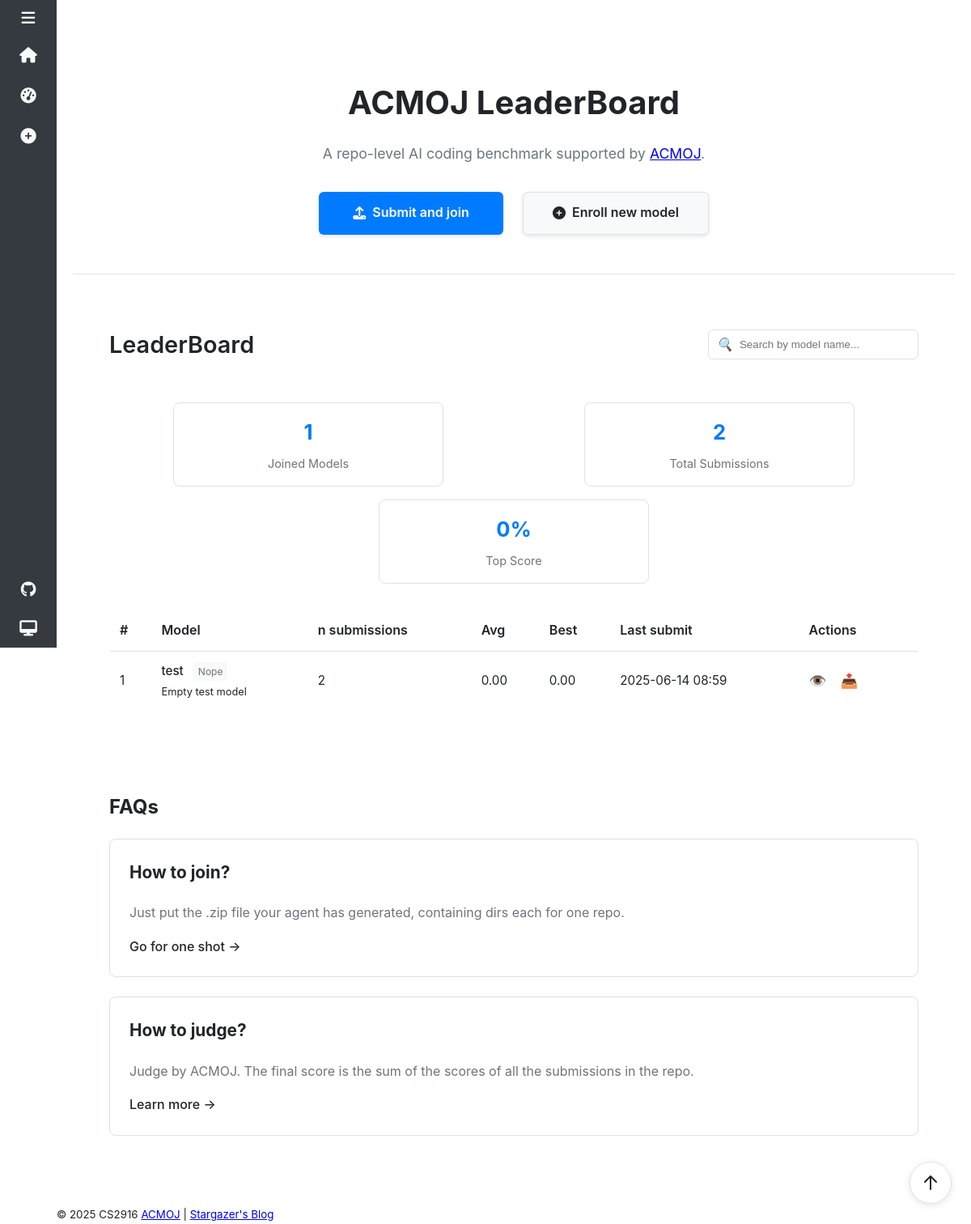
The page / on the database its author committed.
### app.py (models this page shows, shortened)
class Model(db.Model):
    __tablename__ = 'models'
    id = db.Column(db.Integer, primary_key=True)
    name = db.Column(db.String(32))
    description = db.Column(db.String(128))
    organization = db.Column(db.String(64), nullable=True)
    submission = db.relationship(
        'Submission', backref='model', lazy='dynamic', order_by="desc(Submission.submission_time)")

class Submission(db.Model):
    __tablename__ = 'submissions'
    id = db.Column(db.Integer, primary_key=True)
    problem_id = db.Column(db.Integer, nullable=False)
    submission_time = db.Column(
        db.DateTime, nullable=False, default=datetime.utcnow, index=True)  # index=True 加速排序
    score = db.Column(db.Float, nullable=True)
    details = db.Column(db.Text, nullable=True)
    git_daemon_pid = db.Column(db.Integer, nullable=True)  # 存储Git Daemon的PID
    git_repos_path = db.Column(db.String(256), nullable=True)  # 存储临时Git目录路径
    basic_submission_id = db.Column(db.Integer, nullable=True)
    book_submission_id = db.Column(db.Integer, nullable=True)
    book_second_submission_id = db.Column(
        db.Integer, nullable=True)  # 存储Book仓库第二个提交
    icpc_submission_id = db.Column(db.Integer, nullable=True)
    minesweeper_submission_id = db.Column(db.Integer, nullable=True)
    python_submission_id = db.Column(db.Integer, nullable=True)
    ticket_submission_id = db.Column(db.Integer, nullable=True)
    basic_status = db.Column(db.String(32), nullable=True)
    book_status = db.Column(db.String(32), nullable=True)
    book_second_status = db.Column(
        db.String(32), nullable=True)  # 存储Book仓库第二个提交状态
    icpc_status = db.Column(db.String(32), nullable=True)
    minesweeper_status = db.Column(db.String(32), nullable=True)
    python_status = db.Column(db.String(32), nullable=True)
    ticket_status = db.Column(db.String(32), nullable=True)
    basic_score = db.Column(db.Float, nullable=True)
    book_score = db.Column(db.Float, nullable=True)
    book_second_score = db.Column(db.Float, nullable=True)  # 存储Book仓库第二个提交分数
    icpc_score = db.Column(db.Float, nullable=True)
    minesweeper_score = db.Column(db.Float, nullable=True)
    python_score = db.Column(db.Float, nullable=True)
    ticket_score = db.Column(db.Float, nullable=True)
    model_id = db.Column(db.Integer, db.ForeignKey(
        'models.id'), nullable=False)

### app.py (the view)
@app.route('/')
def index():
    page = request.args.get('page', 1, type=int)
    per_page = 30
    models_query = Model.query.order_by(
        db.func.coalesce(
            db.func.max(Submission.score),
            0
        ).desc()
    ).join(
        Submission,
        Model.id == Submission.model_id,
        isouter=True
    ).group_by(Model.id)
    pagination = models_query.paginate(page=page, per_page=per_page)
    models = pagination.items
    models_count = Model.query.count()
    submissions_count = Submission.query.count()
    top_score = db.session.query(db.func.max(Submission.score)).scalar() or 0
    return render_template(
        'index.html',
        models=models,
        has_more_models=pagination.has_next,
        models_count=models_count,
        submissions_count=submissions_count,
        top_score=top_score,
        Submission=Submission,  # 传递模型类给模板
        db=db  # 传递db对象给模板以便使用func等功能
    )

### templates/index.html (shortened to what this page needs)
{% extends 'base.html' %}
{% block head %}
<link rel="stylesheet" href="{{ url_for('static', filename='css/index.css') }}">
{% endblock %}
{% block content %}
<div class="hero-section">
    <h1 id="home-title">ACMOJ LeaderBoard</h1>
    <p id="home-desc">A repo-level AI coding benchmark supported by <a href="https://acm.sjtu.edu.cn/OnlineJudge/"
            target="_blank" rel="noopener">ACMOJ</a>.</p>
    <div class="hero-actions">
        <a href="{{ url_for('submit') }}" class="hero-btn primary-btn">
            <i class="fas fa-upload"></i> Submit and join
        </a>
        <a href="{{ url_for('add_model') }}" class="hero-btn secondary-btn">
            <i class="fas fa-plus-circle"></i> Enroll new model
        </a>
    </div>
</div>
<div id="leaderboard" class="leaderboard-section">
    <div class="section-header">
        <h2 id="leaderboard-title">LeaderBoard</h2>
        <div id="search-container">
            <div class="search-box">
                <i class="search-icon">🔍</i>
                <input id="leaderboard-search" type="search" placeholder="Search by model name..." />
            </div>
        </div>
    </div>
    <div class="stats-summary">
        <div class="stat-card">
            <div class="stat-value">{{ models_count|default('0') }}</div>
            <div class="stat-label">Joined Models</div>
        </div>
        <div class="stat-card">
            <div class="stat-value">{{ submissions_count|default('0') }}</div>
            <div class="stat-label">Total Submissions</div>
        </div>
        <div class="stat-card">
            <div class="stat-value">{{ top_score|default('0') }}%</div>
            <div class="stat-label">Top Score</div>
        </div>
    </div>
    <div id="leaderboard-table-container">
        <table id="leaderboard-table">
            <thead id="leaderboard-thead">
                <tr>
                    <th id="th-rank">#</th>
                    <th id="th-name">Model</th>
                    <th id="th-submissions">n submissions</th>
                    <th id="th-score">Avg</th>
                    <th id="th-best-score">Best</th>
                    <th id="th-last-submit">Last submit</th>
                    <th id="th-action">Actions</th>
                </tr>
            </thead>
            <tbody id="leaderboard-tbody">
                {% if models %}
                {% for model in models %}
                <tr>
                    <td class="rank">{{ loop.index }}</td>
                    <td class="model-name">
                        <a href="{{ url_for('model_detail', model_id=model.id) }}" class="model-link">
                            {{ model.name }}
                        </a>
                        {% if model.organization %}
                        <span class="model-org-badge">{{ model.organization }}</span>
                        {% endif %}
                        {% if model.description %}
                        <span class="model-desc-tooltip">{{ model.description }}</span>
                        {% endif %}
                    </td>
                    <td class="submissions-count">{{ model.submission.count() }}</td>
                    <td class="avg-score">
                        {% set avg_score = model.submission.filter(Submission.score !=
                        None).with_entities(db.func.avg(Submission.score)).scalar() %}
                        {{ "%.2f"|format(avg_score or 0) }}
                    </td>
                    <td class="best-score">
                        {% set best_score = model.submission.filter(Submission.score !=
                        None).with_entities(db.func.max(Submission.score)).scalar() %}
                        {{ "%.2f"|format(best_score or 0) }}
                    </td>
                    <td class="last-submit">
                        {% if model.submission.first() %}
                        {{ model.submission.first().submission_time.strftime('%Y-%m-%d %H:%M') }}
                        {% else %}
                        No Submission
                        {% endif %}
                    </td>
                    <td class="actions">
                        <a href="{{ url_for('model_detail', model_id=model.id) }}" class="btn-view"
                            title="Model Details">
                            <span class="icon">👁️</span>
                        </a>
                        <a href="{{ url_for('submit', model_id=model.id) }}" class="btn-submit" title="Submit">
                            <span class="icon">📤</span>
                        </a>
                    </td>
                </tr>
                {% endfor %}
                {% else %}
                <tr class="no-results">
                    <td colspan="7">There's no model. Hurry up to join!</td>
                </tr>
                {% endif %}
            </tbody>
        </table>
    </div>
</div>
<div class="info-section">
    <h2>FAQs</h2>
    <div class="info-card">
        <h3>How to join?</h3>
        <p>Just put the .zip file your agent has generated, containing dirs each for one repo.</p>
        <a href="{{ url_for('submit') }}" class="info-link">Go for one shot →</a>
    </div>
    <div class="info-card">
        <h3>How to judge?</h3>
        <p>Judge by ACMOJ. The final score is the sum of the scores of all the submissions in the repo.</p>
        <a href="#" class="info-link">Learn more →</a>
    </div>
</div>
{% endblock %}

### static/css/base.css (style rules this page uses)
:root { --sidebar-width-expanded: 240px; --sidebar-width-collapsed: 70px; --transition-speed: 0.3s; --bg-primary: #ffffff; --bg-secondary: #f8f9fa; --bg-sidebar: #343a40; --text-primary: #212529; --text-secondary: #6c757d; --text-sidebar: #f8f9fa; --accent-color: #007bff; --border-color: #dee2e6; }
body { margin: 0; font-family: -apple-system, BlinkMacSystemFont, "Segoe UI", Roboto, "Helvetica Neue", Arial, sans-serif; background-color: var(--bg-primary); color: var(--text-primary); line-height: 1.6; overflow-x: hidden; transition: background-color var(--transition-speed) ease, color var(--transition-speed) ease; }

### static/css/index.css (style rules this page uses)
.hero-section { padding: 3rem 1rem; text-align: center; background: var(--background-alt); border-bottom: 1px solid var(--border-color); }
#home-title { font-size: 2.5rem; font-weight: bold; color: var(--text-primary); margin-bottom: 1rem; }
#home-desc { font-size: 1.1rem; color: var(--text-secondary); }
.hero-actions { margin-top: 2rem; display: flex; justify-content: center; gap: 1.5rem; flex-wrap: wrap; }
.hero-btn { padding: 0.8rem 1.5rem; border-radius: 6px; font-size: 1rem; font-weight: 600; text-decoration: none; transition: all 0.2s ease; box-shadow: 0 2px 5px rgba(0, 0, 0, 0.1); display: inline-flex; align-items: center; justify-content: center; min-width: 180px; }
.hero-btn i { margin-right: 0.5rem; }
.primary-btn { background-color: var(--accent-color); color: white; }
.secondary-btn { background-color: var(--bg-secondary); color: var(--text-primary); border: 1px solid var(--border-color); }
.leaderboard-section { padding: 2.5rem 1rem; max-width: 1000px; margin: 0 auto; }
.section-header { display: flex; justify-content: space-between; align-items: center; flex-wrap: wrap; margin-bottom: 1.5rem; }
#leaderboard-title { font-size: 1.8rem; font-weight: 600; color: var(--text-primary); }
#search-container { position: relative; width: 260px; max-width: 100%; }
.search-box { display: flex; align-items: center; background: var(--background-input); border: 1px solid var(--border-color); border-radius: 6px; padding: 0.3rem 0.6rem; }
.search-icon { margin-right: 0.4rem; color: var(--text-muted); }
#leaderboard-search { flex: 1; background: transparent; border: none; outline: none; color: var(--text-primary); }
.stats-summary { display: flex; justify-content: space-around; flex-wrap: wrap; gap: 1rem; margin-bottom: 2rem; }
.stat-card { background: var(--background-panel); border: 1px solid var(--border-color); border-radius: 8px; padding: 1rem; width: 30%; min-width: 160px; text-align: center; }
.stat-value { font-size: 1.6rem; font-weight: bold; color: var(--accent-color); }
.stat-label { margin-top: 0.4rem; font-size: 0.9rem; color: var(--text-secondary); }
#leaderboard-table { width: 100%; border-collapse: collapse; background: var(--background-panel); border: 1px solid var(--border-color); border-radius: 6px; overflow: hidden; }
#leaderboard-thead th { text-align: left; padding: 0.75rem; background: var(--background-header); color: var(--text-primary); font-weight: 600; border-bottom: 1px solid var(--border-color); }
#leaderboard-tbody td { padding: 0.75rem; border-bottom: 1px solid var(--border-color); color: var(--text-primary); font-size: 0.95rem; }
.model-name a { color: var(--link-color); text-decoration: none; font-weight: 500; }
.model-desc-tooltip { display: block; font-size: 0.8rem; color: var(--text-muted); margin-top: 0.2rem; }
.actions .icon { font-size: 1.1rem; margin-right: 0.3rem; }
.actions a { text-decoration: none; color: var(--text-primary); margin-right: 0.5rem; }
.info-section { padding: 2.5rem 1rem; max-width: 1000px; margin: 0 auto; }
.info-card { background: var(--background-panel); border: 1px solid var(--border-color); border-radius: 8px; padding: 1.5rem; margin-bottom: 1.5rem; }
.info-card h3 { margin-top: 0; font-size: 1.3rem; color: var(--text-primary); }
.info-card p { color: var(--text-secondary); margin-bottom: 1rem; }
.info-link { color: var(--link-color); text-decoration: none; font-weight: 500; }
.model-org-badge { display: inline-block; background-color: var(--bg-secondary); color: var(--text-secondary); font-size: 0.75rem; padding: 2px 6px; border-radius: 4px; margin-left: 8px; vertical-align: middle; }

### rows shown on the page
Model: name "test", organization "Nope", description "Empty test model", submission.count "2", avg_score "0.00", best_score "0.00", submission.first "2025-06-14 08:59"

### other values the page prints
{{ models_count|default('0') }} "1"
{{ submissions_count|default('0') }} "2"
{{ top_score|default('0') }} "0"
